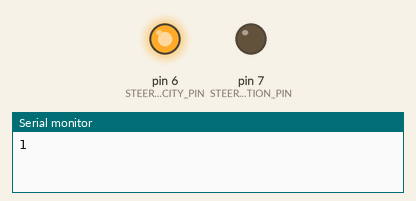
Simulated run of this sketch. Board: Arduino Uno, built with avr-gcc and run on an emulated ATmega328P. On the bench: output pins drawn as LEDs (lit = HIGH), the last lines printed to the serial monitor.

Above: at 2.0 s.
At 6.0 s:
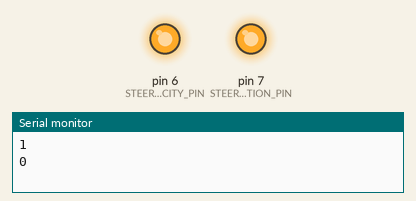
Timing chart, 0 to 9.2 s (numbered marks = the images above):
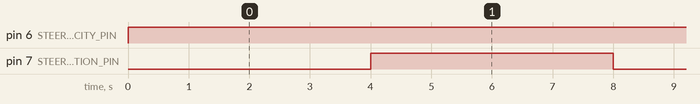

Measured:
- by itself, pin 6 (STEERING_VELOCITY_PIN): LOW → HIGH at 0.00 s
- by itself, pin 7 (STEERING_DIRECTION_PIN): alternates HIGH for 4.0 s and LOW for 4.0 s

The sketch:

nunchuck_headless.ino
```cpp
int threshold = 20;
int power = 255;

int steeringPosition;
int STEERING_SENSE_PIN = 12;
int STEERING_DIRECTION_PIN = 7;
int STEERING_VELOCITY_PIN = 6;
bool steeringChanged = true;

int accelerator_position;
int ACCELERATOR_SENSE_PIN = 10;
int ACCELERATOR_DIRECTION_PIN = 2;
int ACCELERATOR_VELOCITY_PIN = 3;
bool acceleratorChanged = true;

int braking_position;
int BRAKING_SENSE_PIN = 8;
int BRAKING_VELOCITY_PIN = 4;
int BRAKING_DIRECTION_PIN = 5;
bool brakingChanged = true;

int safetypin = 8;

void setup() {
  Serial.begin(9600);
  pinMode(STEERING_VELOCITY_PIN, OUTPUT);
  pinMode(STEERING_DIRECTION_PIN, OUTPUT);
}

void loop() {
    Serial.println(1);

    analogWrite(STEERING_VELOCITY_PIN, 255 );
    digitalWrite(STEERING_DIRECTION_PIN, LOW);
    delay(4000);

    Serial.println(0);
    analogWrite(STEERING_VELOCITY_PIN, 255);
    digitalWrite(STEERING_DIRECTION_PIN, HIGH);
    delay(4000);

}
```
